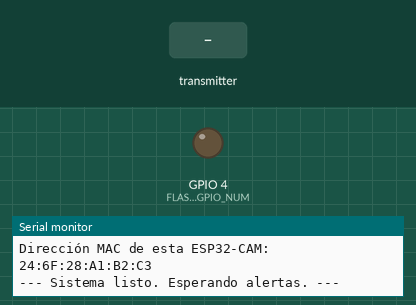
The sketch below on a simulated ESP32. Parts: output pins drawn as LEDs (lit = HIGH), the last lines printed to the serial monitor. Dashed ring = blinking. The test bench sets the inputs (shaded band). Storage starts empty; the camera gives no picture.

Above: at 1.5 s.
1.6 s: the transmitter starts sending distance = 0
3.1 s: the transmitter starts sending alert_level = 1024
At 3.6 s:
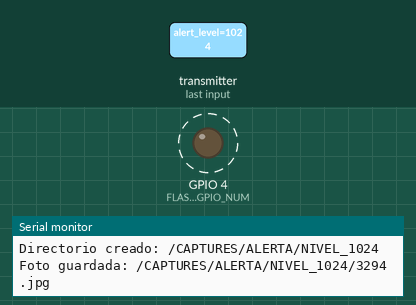
Timing chart, 0 to 10.7 s (numbered marks = the images above; inputs shaded):
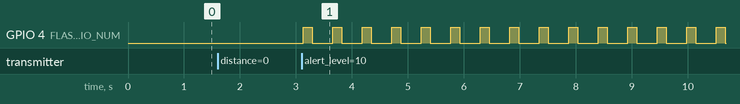

The sketch:

cam.ino
```cpp
#include "esp_camera.h"
#include <WiFi.h>
#include <esp_now.h>
#include "FS.h"
#include "SD_MMC.h"

#define PWDN_GPIO_NUM     32
#define RESET_GPIO_NUM    -1
#define XCLK_GPIO_NUM      0
#define SIOD_GPIO_NUM     26
#define SIOC_GPIO_NUM     27
#define Y9_GPIO_NUM       35
#define Y8_GPIO_NUM       34
#define Y7_GPIO_NUM       39
#define Y6_GPIO_NUM       36
#define Y5_GPIO_NUM       21
#define Y4_GPIO_NUM       19
#define Y3_GPIO_NUM       18
#define Y2_GPIO_NUM        5
#define VSYNC_GPIO_NUM    25
#define HREF_GPIO_NUM     23
#define PCLK_GPIO_NUM     22
#define FLASH_GPIO_NUM     4

bool cameraOk = false;
bool sdCardOk = false;

typedef struct struct_message {
    float distance;
    int   alert_level;
} struct_message;

struct_message rcv_msg;

bool initCamera() {
  camera_config_t config;
  config.ledc_channel = LEDC_CHANNEL_0;
  config.ledc_timer = LEDC_TIMER_0;
  config.pin_d0 = Y2_GPIO_NUM;
  config.pin_d1 = Y3_GPIO_NUM;
  config.pin_d2 = Y4_GPIO_NUM;
  config.pin_d3 = Y5_GPIO_NUM;
  config.pin_d4 = Y6_GPIO_NUM;
  config.pin_d5 = Y7_GPIO_NUM;
  config.pin_d6 = Y8_GPIO_NUM;
  config.pin_d7 = Y9_GPIO_NUM;
  config.pin_xclk = XCLK_GPIO_NUM;
  config.pin_pclk = PCLK_GPIO_NUM;
  config.pin_vsync = VSYNC_GPIO_NUM;
  config.pin_href = HREF_GPIO_NUM;
  config.pin_sscb_sda = SIOD_GPIO_NUM;
  config.pin_sscb_scl = SIOC_GPIO_NUM;
  config.pin_pwdn = PWDN_GPIO_NUM;
  config.pin_reset = RESET_GPIO_NUM;
  config.xclk_freq_hz = 20000000;
  config.pixel_format = PIXFORMAT_JPEG;

  config.frame_size = FRAMESIZE_VGA;   // FRAMESIZE_VGA es 640x480
  config.jpeg_quality = 12;
  config.fb_count = 1;

  esp_err_t err = esp_camera_init(&config);
  if (err != ESP_OK) {
    Serial.printf("Error al inicializar cámara: 0x%x\n", err);
    return false;
  }

  Serial.println("Cámara inicializada correctamente.");
  return true;
}

bool initSDCard() {
  Serial.println("Iniciando tarjeta SD (modo 1-bit)...");

  if (!SD_MMC.begin()) {
    Serial.println("Error al montar tarjeta SD");
    return false;
  }

  uint8_t cardType = SD_MMC.cardType();
  if (cardType == CARD_NONE) {
    Serial.println("No se detectó tarjeta SD");
    return false;
  }

  Serial.println("Tarjeta SD inicializada.");

  if (!SD_MMC.exists("/CAPTURES")) {
    SD_MMC.mkdir("/CAPTURES");
    Serial.println("Directorio /CAPTURES creado");
  }
  if (!SD_MMC.exists("/CAPTURES/ALERTA")) {
    SD_MMC.mkdir("/CAPTURES/ALERTA");
    Serial.println("Directorio /CAPTURES/ALERTA creado");
  }

  return true;
}

void takeAndSavePhoto(int alert_level) {
  String path = "/CAPTURES/ALERTA/NIVEL_" + String(alert_level);

  if (!SD_MMC.exists(path)) {
    SD_MMC.mkdir(path.c_str());
    Serial.println("Directorio creado: " + path);
  }

  digitalWrite(FLASH_GPIO_NUM, HIGH);
  delay(100);
  camera_fb_t * fb = esp_camera_fb_get();
  digitalWrite(FLASH_GPIO_NUM, LOW);

  if (!fb) {
    Serial.println("Error en la captura de la foto");
    return;
  }

  String filename = path + "/" + String(millis()) + ".jpg";
  File file = SD_MMC.open(filename.c_str(), FILE_WRITE);

  if (!file) {
    Serial.println("Error al abrir el archivo para escritura");
  } else {
    file.write(fb->buf, fb->len);
    Serial.println("Foto guardada: " + filename);
    file.close();
  }
  esp_camera_fb_return(fb);
}

// --- Callback: Función que se ejecuta al recibir un mensaje ESP-NOW ---

void OnDataRecv(const esp_now_recv_info_t * mac_info, const uint8_t *incomingData, int len) {
  memcpy(&rcv_msg, incomingData, sizeof(rcv_msg));

  Serial.print("\r\nMensaje recibido de: ");
  // Imprimir la MAC del remitente
  for (int i = 0; i < 6; i++) {
    Serial.printf("%02X", mac_info->src_addr[i]);
    if (i < 5) Serial.print(":");
  }

  Serial.print(" | Distancia: ");
  Serial.print(rcv_msg.distance);
  Serial.print(" cm, Nivel: ");
  Serial.println(rcv_msg.alert_level);

  // Si la alerta no es "Nivel 1" (sin alerta), tomar foto
  if (rcv_msg.alert_level > 1) {

    // Solo proceder si la cámara y la SD están listas
    if (cameraOk && sdCardOk) {
      Serial.println("¡Alerta detectada! Tomando foto...");
      takeAndSavePhoto(rcv_msg.alert_level);
    } else {
      Serial.println("No se puede tomar foto. Cámara o SD no están listas.");
    }
  } else {
    Serial.println("Nivel 1 (sin alerta), no se toma foto.");
  }
}

// --- Función para inicializar ESP-NOW ---
void initEspNow() {
  WiFi.disconnect();
  WiFi.mode(WIFI_STA); // Modo Estación para recibir

  if (esp_now_init() != ESP_OK) {
    Serial.println("Error al inicializar ESP-NOW");
    return;
  }

  // Registrar el callback de recepción
  esp_now_register_recv_cb(OnDataRecv);
  Serial.println("ESP-NOW inicializado como receptor.");
}


void setup() {
  Serial.begin(115200);
  Serial.println("\n\n--- Iniciando ESP32-CAM (Receptor de Alertas) ---");

  // Configurar el pin del flash como salida y apagarlo
  pinMode(FLASH_GPIO_NUM, OUTPUT);
  digitalWrite(FLASH_GPIO_NUM, LOW);

  // Inicializar hardware
  cameraOk = initCamera();
  sdCardOk = initSDCard();

  // Inicializar comunicación
  initEspNow();

  // Imprimir la dirección MAC de esta ESP32-CAM.
  // copiar esta dirección en el archivo 'private.h'.
  Serial.print("\n\nDirección MAC de esta ESP32-CAM: ");
  Serial.println(WiFi.macAddress());

  Serial.println("\n--- Sistema listo. Esperando alertas. ---");
}

void loop() {
  delay(1000);
}
```

Measured:
- after the input at 3.1 s, GPIO 4 (FLASH_GPIO_NUM): alternates HIGH for 0.16 s and LOW for 0.37 s, starting at once
